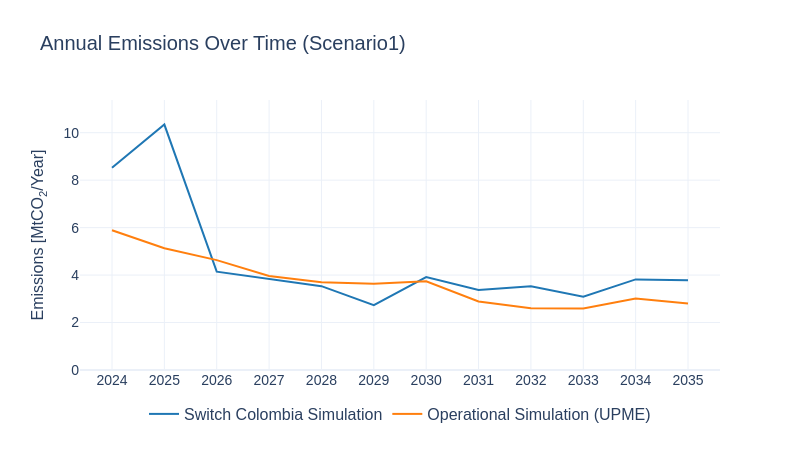

Here is the notebook cell this chart was saved with:
### Code cell
sw.scenarios.annual_emissions_combined(
    dataframes=[em_sw, em_upme],
    x_axis='PERIOD',
    y_axis='AnnualEmissions_MtCO2_per_yr',
    labels=['Switch Colombia Simulation', 'Operational Simulation (UPME)'],
    colors=['#1f77b4', '#ff7f0e'],
    folder=scenario_name,
    title=scenario_name
)
#em_sw = em_sw[['PERIOD','AnnualEmissions_MtCO2_per_yr']]
#em_sw.to_csv('./13_switch.csv')
#em_upme = em_upme[['PERIOD','AnnualEmissions_MtCO2_per_yr']]
#em_upme.to_csv('./13_upme.csv')

### Figure 1 — Plotly figure (JSON) as saved in the notebook; plotly's stock layout.template omitted (floating-point values rounded to 4 significant figures)
{"data": [{"line": {"color": "#1f77b4"}, "mode": "lines+text", "name": "Switch Colombia Simulation", "type": "scatter", "x": [2024, 2025, 2026, 2027, 2028, 2029, 2030, 2031, 2032, 2033, 2034, 2035], "y": [8.525, 10.34, 4.142, 3.85, 3.533, 2.731, 3.918, 3.369, 3.528, 3.09, 3.817, 3.781]}, {"line": {"color": "#ff7f0e"}, "mode": "lines+text", "name": "Operational Simulation (UPME)", "type": "scatter", "x": [2024, 2025, 2026, 2027, 2028, 2029, 2030, 2031, 2032, 2033, 2034, 2035], "y": [5.89, 5.13, 4.63, 3.96, 3.7, 3.63, 3.74, 2.89, 2.6, 2.59, 3.01, 2.8]}], "layout": {"font": {"family": "Arial", "size": 16}, "height": 450, "legend": {"orientation": "h", "x": 0.5, "xanchor": "center", "y": -0.1}, "showlegend": true, "title": {"font": {"family": "Arial", "size": 20}, "text": "Annual Emissions Over Time (Scenario1)"}, "width": 800, "xaxis": {"tickfont": {"family": "Arial", "size": 14}, "tickvals": [2024, 2025, 2026, 2027, 2028, 2029, 2030, 2031, 2032, 2033, 2034, 2035], "title": {"font": {"family": "Arial", "size": 18}, "text": ""}}, "yaxis": {"range": [0, 11.38], "tickfont": {"family": "Arial", "size": 14}, "title": {"font": {"family": "Arial", "size": 16}, "text": "Emissions [MtCO<sub>2</sub>/Year]"}}}}
